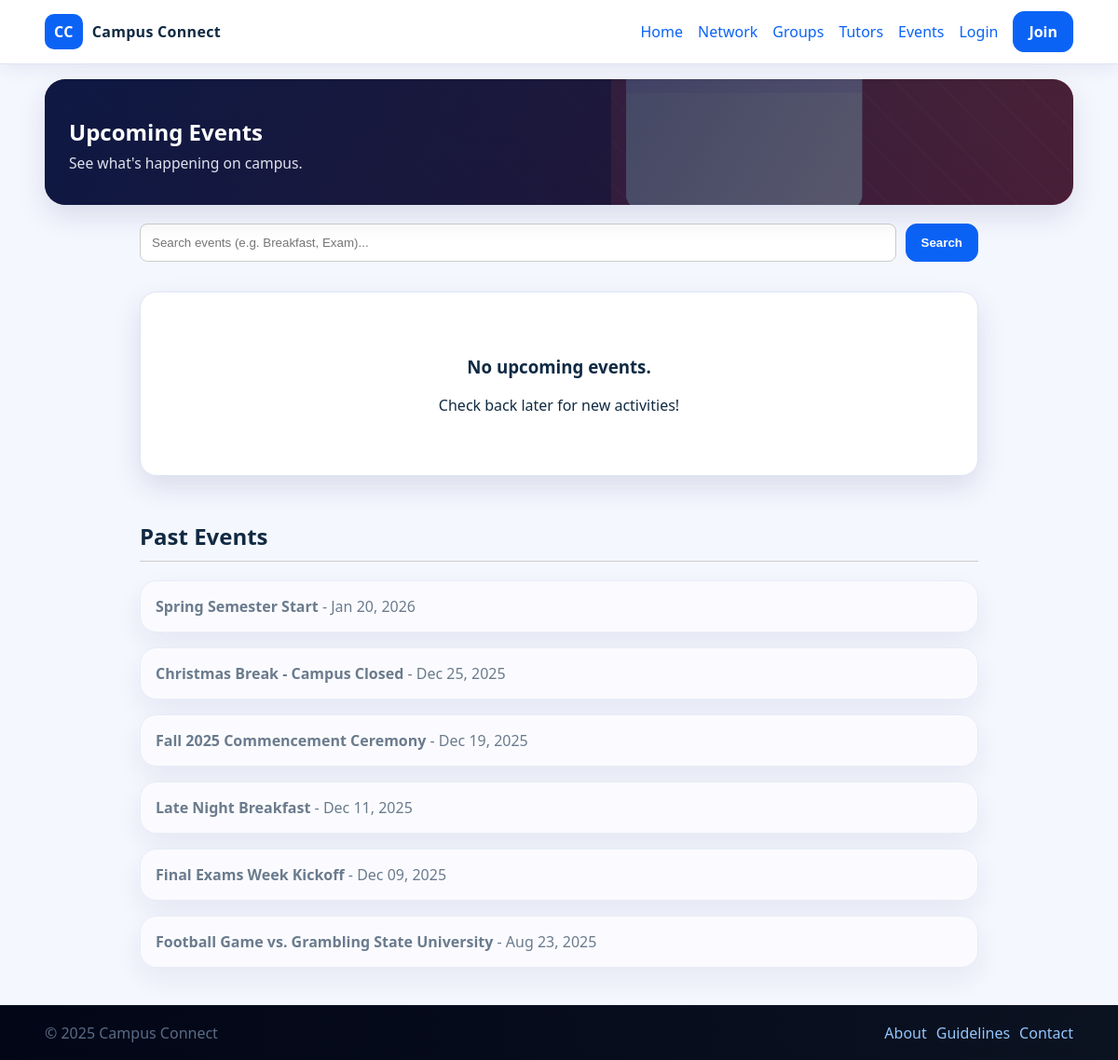
Screenshot of /events/ with the database file from the repository.
### api/models.py (models this page shows, shortened)
class Event(models.Model):
    title = models.CharField(max_length=200)
    description = models.TextField()
    date = models.DateTimeField()
    location = models.CharField(max_length=200)
    creator = models.ForeignKey(User, on_delete=models.CASCADE, related_name="created_events")

### api/views.py (the view)
# urls.py: path('events/', views.event_list, name='events'),
def event_list(request):
    now = timezone.now()
    query = request.GET.get('q')
    upcoming_events = Event.objects.filter(date__gte=now).order_by('date')
    past_events = Event.objects.filter(date__lt=now).order_by('-date')
    if query:
        search_filter = Q(title__icontains=query) | \
                        Q(description__icontains=query) | \
                        Q(location__icontains=query)
        upcoming_events = upcoming_events.filter(search_filter)
        past_events = past_events.filter(search_filter)
    attending_ids = []
    if request.user.is_authenticated:
        attending_ids = RSVP.objects.filter(user=request.user).values_list('event_id', flat=True)
    return render(request, 'events.html', {
        'upcoming_events': upcoming_events,
        'past_events': past_events,
        'attending_ids': attending_ids,
        'query': query,
    })

### templates/events.html (shortened to what this page needs)
{% extends 'base.html' %}
{% block content %}
<section class="page-title hero-page hero-events">
  <h1>Upcoming Events</h1>
  <p>See what's happening on campus.</p>
</section>
<section class="container" style="max-width: 900px; margin: 0 auto;">
  <form method="GET" action="{% url 'events' %}" style="margin-bottom: 2rem; display: flex; gap: 10px;">
      <input
        type="text"
        name="q"
        value="{{ query|default:'' }}"
        placeholder="Search events (e.g. Breakfast, Exam)..."
        style="flex-grow: 1; padding: 12px; border-radius: 8px; border: 1px solid #ccc;"
      >
      <button type="submit" class="button">Search</button>
  </form>
  <div class="event-list">
      {% for event in upcoming_events %}
          <article class="card" style="margin-bottom: 1.5rem; padding: 1.5rem; display: flex; flex-direction: column; gap: 0.5rem;">
              <div style="font-weight: bold; color: var(--primary); font-size: 0.9rem; text-transform: uppercase; letter-spacing: 1px;">
                  {{ event.date|date:"F d, Y @ g:i A" }}
              </div>
              <h2 style="margin: 0; font-size: 1.5rem;">
                  {{ event.title }}
              </h2>
              <p class="muted" style="font-size: 0.9rem;">📍 {{ event.location }}</p>
              <p style="margin-top: 0.5rem; line-height: 1.6;">
                  {{ event.description|truncatewords:30 }}
              </p>
              <div style="margin-top: 1rem; border-top: 1px solid #eee; padding-top: 1rem;">
                  {% if user.is_authenticated %}
                      <form action="{% url 'toggle_rsvp' event.id %}" method="POST">
                          {% csrf_token %}
                          {% if event.id in attending_ids %}
                              <button type="submit" class="button outline" style="border-color: #dc3545; color: #dc3545;">
                                  Leave Event
                              </button>
                              <span style="margin-left: 10px; color: green; font-weight: bold;">✅ You are going</span>
                          {% else %}
                              <button type="submit" class="button">
                                  RSVP Now
                              </button>
                          {% endif %}
                      </form>
                  {% else %}
                      <a href="{% url 'login' %}?next={% url 'events' %}" style="color: var(--primary); font-weight: bold;">Login to RSVP</a>
                  {% endif %}
              </div>
          </article>
      {% empty %}
          <div class="card" style="text-align: center; padding: 3rem;">
              {% if query %}
                  <h3>No results for "{{ query }}"</h3>
                  <p><a href="{% url 'events' %}">Clear search</a> and try again.</p>
              {% else %}
                  <h3>No upcoming events.</h3>
                  <p>Check back later for new activities!</p>
              {% endif %}
          </div>
      {% endfor %}
  </div>
  {% if past_events %}
  <h2 style="margin-top: 3rem; border-bottom: 1px solid #ccc; padding-bottom: 10px;">Past Events</h2>
  <div style="opacity: 0.6;">
      {% for event in past_events %}
          <div class="card" style="margin-bottom: 1rem; padding: 1rem;">
              <strong>{{ event.title }}</strong> - {{ event.date|date:"M d, Y" }}
          </div>
      {% endfor %}
  </div>
  {% endif %}
</section>
{% endblock %}

### static/styles.css (style rules this page uses)
:root { --bg:#f5f7ff; --text:#102a43; --muted:#5a6b86; --primary:#e50444; --primary-600:#b40637; --ok:#0bd2d6; --warn:#f59f00; --danger:#e03131; --surface:#ffffff; --border:#dfe5f3; --shadow:0 12px 30px rgba(15,35,80,.12); --radius:18px; --pad:14px; }
* { box-sizing:border-box }
html,body { margin:0;padding:0;background:var(--bg);color:var(--text);font-family:system-ui,-apple-system,Segoe UI,Roboto,Ubuntu,'Helvetica Neue',Arial }
.container { width:min(1120px,92%);margin-inline:auto }
.button { display:inline-block;padding:10px 16px;border-radius:12px;background:var(--primary);color:#fff;border:1px solid var(--primary);cursor:pointer;font-weight:700 }
.card { background:var(--surface);border:1px solid var(--border);border-radius:var(--radius);padding:var(--pad);box-shadow:var(--shadow) }
.page-title { padding:10px 0 }
input,textarea,select { padding:10px;border-radius:12px;border:1px solid var(--border);background:#fff;color:var(--text) }
:root { --hero-img:url('assets/hero-edublock.jpg'); --brand:#0b63f6; --accent:#ff8a00; }
.button { background: var(--brand); border-color: var(--brand); }
body { background:#0f1719; color:var(--text); }
.card { background:#1d1e1e; }
body { background:var(--bg); color:var(--text); }
.home-panels .card, .card { background:#ffffff; }
.hero-page { margin-top:16px; margin-bottom:20px; padding:40px 26px 34px; border-radius:22px; position:relative; overflow:hidden; color:#ffffff; box-shadow:var(--shadow); }
.hero-page::before { content:""; position:absolute; inset:0; background:linear-gradient(120deg, rgba(6,22,66,.90), rgba(20,12,40,.65)); }
.hero-page > * { position:relative; z-index:1; }
.hero-page h1 { margin:0 0 6px; }
.hero-page p { margin:0; max-width:520px; font-size:.98rem; color:rgba(245,248,255,.9); }
.hero-events { background-image:url("images/bg-events.jpg"); background-size:cover; background-position:center; }

### rows the page displays
Event: title "Spring Semester Start", date "Jan 20, 2026"
Event: title "Christmas Break - Campus Closed", date "Dec 25, 2025"
Event: title "Fall 2025 Commencement Ceremony", date "Dec 19, 2025"
Event: title "Late Night Breakfast", date "Dec 11, 2025"
Event: title "Final Exams Week Kickoff", date "Dec 09, 2025"
Event: title "Football Game vs. Grambling State University", date "Aug 23, 2025"
